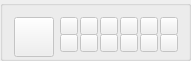
         <widget class="QGroupBox" name="groupBox_colors">
          <property name="minimumSize">
           <size>
            <width>191</width>
            <height>61</height>
           </size>
          </property>
          <property name="maximumSize">
           <size>
            <width>191</width>
            <height>61</height>
           </size>
          </property>
          <property name="title">
           <string/>
          </property>
          <layout class="QGridLayout" name="gridLayout_3">
           <item row="0" column="0">
            <widget class="QPushButton" name="pushButton_current_color">
             <property name="enabled">
              <bool>false</bool>
             </property>
             <property name="sizePolicy">
              <sizepolicy hsizetype="Fixed" vsizetype="Fixed">
               <horstretch>0</horstretch>
               <verstretch>0</verstretch>
              </sizepolicy>
             </property>
             <property name="minimumSize">
              <size>
               <width>40</width>
               <height>40</height>
              </size>
             </property>
             <property name="maximumSize">
              <size>
               <width>40</width>
               <height>40</height>
              </size>
             </property>
             <property name="statusTip">
              <string>Текущий цвет / выбрать свой цвет</string>
             </property>
             <property name="text">
              <string/>
             </property>
            </widget>
           </item>
           <item row="0" column="1">
            <layout class="QGridLayout" name="gridLayout_colors">
             <property name="horizontalSpacing">
              <number>2</number>
             </property>
             <property name="verticalSpacing">
              <number>4</number>
             </property>
             <item row="1" column="4">
              <widget class="QPushButton" name="pushButton_color_10">
               <property name="enabled">
                <bool>false</bool>
               </property>
               <property name="sizePolicy">
                <sizepolicy hsizetype="Fixed" vsizetype="Fixed">
                 <horstretch>0</horstretch>
                 <verstretch>0</verstretch>
                </sizepolicy>
               </property>
               <property name="minimumSize">
                <size>
                 <width>18</width>
                 <height>18</height>
                </size>
               </property>
               <property name="maximumSize">
                <size>
                 <width>18</width>
                 <height>18</height>
                </size>
               </property>
               <property name="text">
                <string/>
               </property>
              </widget>
             </item>
             <item row="1" column="3">
              <widget class="QPushButton" name="pushButton_color_9">
               <property name="enabled">
                <bool>false</bool>
               </property>
               <property name="sizePolicy">
                <sizepolicy hsizetype="Fixed" vsizetype="Fixed">
                 <horstretch>0</horstretch>
                 <verstretch>0</verstretch>
                </sizepolicy>
               </property>
               <property name="minimumSize">
                <size>
                 <width>18</width>
                 <height>18</height>
                </size>
               </property>
               <property name="maximumSize">
                <size>
                 <width>18</width>
                 <height>18</height>
                </size>
               </property>
               <property name="text">
                <string/>
               </property>
              </widget>
             </item>
             <item row="0" column="4">
              <widget class="QPushButton" name="pushButton_color_4">
               <property name="enabled">
                <bool>false</bool>
               </property>
               <property name="sizePolicy">
                <sizepolicy hsizetype="Fixed" vsizetype="Fixed">
                 <horstretch>0</horstretch>
                 <verstretch>0</verstretch>
                </sizepolicy>
               </property>
               <property name="minimumSize">
                <size>
                 <width>18</width>
                 <height>18</height>
                </size>
               </property>
               <property name="maximumSize">
                <size>
                 <width>18</width>
                 <height>18</height>
                </size>
               </property>
               <property name="text">
                <string/>
               </property>
              </widget>
             </item>
             <item row="1" column="0">
              <widget class="QPushButton" name="pushButton_color_6">
               <property name="enabled">
                <bool>false</bool>
               </property>
               <property name="sizePolicy">
                <sizepolicy hsizetype="Fixed" vsizetype="Fixed">
                 <horstretch>0</horstretch>
                 <verstretch>0</verstretch>
                </sizepolicy>
               </property>
               <property name="minimumSize">
                <size>
                 <width>18</width>
                 <height>18</height>
                </size>
               </property>
               <property name="maximumSize">
                <size>
                 <width>18</width>
                 <height>18</height>
                </size>
               </property>
               <property name="text">
                <string/>
               </property>
              </widget>
             </item>
             <item row="1" column="1">
              <widget class="QPushButton" name="pushButton_color_7">
               <property name="enabled">
                <bool>false</bool>
               </property>
               <property name="sizePolicy">
                <sizepolicy hsizetype="Fixed" vsizetype="Fixed">
                 <horstretch>0</horstretch>
                 <verstretch>0</verstretch>
                </sizepolicy>
               </property>
               <property name="minimumSize">
                <size>
                 <width>18</width>
                 <height>18</height>
                </size>
               </property>
               <property name="maximumSize">
                <size>
                 <width>18</width>
                 <height>18</height>
                </size>
               </property>
               <property name="text">
                <string/>
               </property>
              </widget>
             </item>
             <item row="0" column="1">
              <widget class="QPushButton" name="pushButton_color_1">
               <property name="enabled">
                <bool>false</bool>
               </property>
               <property name="sizePolicy">
                <sizepolicy hsizetype="Fixed" vsizetype="Fixed">
                 <horstretch>0</horstretch>
                 <verstretch>0</verstretch>
                </sizepolicy>
               </property>
               <property name="minimumSize">
                <size>
                 <width>18</width>
                 <height>18</height>
                </size>
               </property>
               <property name="maximumSize">
                <size>
                 <width>18</width>
                 <height>18</height>
                </size>
               </property>
               <property name="text">
                <string/>
               </property>
              </widget>
             </item>
             <item row="1" column="2">
              <widget class="QPushButton" name="pushButton_color_8">
               <property name="enabled">
                <bool>false</bool>
               </property>
               <property name="sizePolicy">
                <sizepolicy hsizetype="Fixed" vsizetype="Fixed">
                 <horstretch>0</horstretch>
                 <verstretch>0</verstretch>
                </sizepolicy>
               </property>
               <property name="minimumSize">
                <size>
                 <width>18</width>
                 <height>18</height>
                </size>
               </property>
               <property name="maximumSize">
                <size>
                 <width>18</width>
                 <height>18</height>
                </size>
               </property>
               <property name="text">
                <string/>
               </property>
              </widget>
             </item>
             <item row="0" column="2">
              <widget class="QPushButton" name="pushButton_color_2">
               <property name="enabled">
                <bool>false</bool>
               </property>
               <property name="sizePolicy">
                <sizepolicy hsizetype="Fixed" vsizetype="Fixed">
                 <horstretch>0</horstretch>
                 <verstretch>0</verstretch>
                </sizepolicy>
               </property>
               <property name="minimumSize">
                <size>
                 <width>18</width>
                 <height>18</height>
                </size>
               </property>
               <property name="maximumSize">
                <size>
                 <width>18</width>
                 <height>18</height>
                </size>
               </property>
               <property name="text">
                <string/>
               </property>
              </widget>
             </item>
             <item row="0" column="3">
              <widget class="QPushButton" name="pushButton_color_3">
               <property name="enabled">
                <bool>false</bool>
               </property>
               <property name="sizePolicy">
                <sizepolicy hsizetype="Fixed" vsizetype="Fixed">
                 <horstretch>0</horstretch>
                 <verstretch>0</verstretch>
                </sizepolicy>
               </property>
               <property name="minimumSize">
                <size>
                 <width>18</width>
                 <height>18</height>
                </size>
               </property>
               <property name="maximumSize">
                <size>
                 <width>18</width>
                 <height>18</height>
                </size>
               </property>
               <property name="text">
                <string/>
               </property>
              </widget>
             </item>
             <item row="0" column="0">
              <widget class="QPushButton" name="pushButton_color_0">
               <property name="enabled">
                <bool>false</bool>
               </property>
               <property name="sizePolicy">
                <sizepolicy hsizetype="Fixed" vsizetype="Fixed">
                 <horstretch>0</horstretch>
                 <verstretch>0</verstretch>
                </sizepolicy>
               </property>
               <property name="minimumSize">
                <size>
                 <width>18</width>
                 <height>18</height>
                </size>
               </property>
               <property name="maximumSize">
                <size>
                 <width>18</width>
                 <height>18</height>
                </size>
               </property>
               <property name="text">
                <string/>
               </property>
              </widget>
             </item>
             <item row="0" column="5">
              <widget class="QPushButton" name="pushButton_color_5">
               <property name="enabled">
                <bool>false</bool>
               </property>
               <property name="sizePolicy">
                <sizepolicy hsizetype="Fixed" vsizetype="Fixed">
                 <horstretch>0</horstretch>
                 <verstretch>0</verstretch>
                </sizepolicy>
               </property>
               <property name="minimumSize">
                <size>
                 <width>18</width>
                 <height>18</height>
                </size>
               </property>
               <property name="maximumSize">
                <size>
                 <width>18</width>
                 <height>18</height>
                </size>
               </property>
               <property name="text">
                <string/>
               </property>
              </widget>
             </item>
             <item row="1" column="5">
              <widget class="QPushButton" name="pushButton_color_11">
               <property name="enabled">
                <bool>false</bool>
               </property>
               <property name="sizePolicy">
                <sizepolicy hsizetype="Fixed" vsizetype="Fixed">
                 <horstretch>0</horstretch>
                 <verstretch>0</verstretch>
                </sizepolicy>
               </property>
               <property name="minimumSize">
                <size>
                 <width>18</width>
                 <height>18</height>
                </size>
               </property>
               <property name="maximumSize">
                <size>
                 <width>18</width>
                 <height>18</height>
                </size>
               </property>
               <property name="text">
                <string/>
               </property>
              </widget>
             </item>
            </layout>
           </item>
          </layout>
         </widget>
